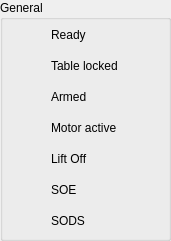
   <widget class="QGroupBox" name="groupBox_7">
    <property name="geometry">
     <rect>
      <x>10</x>
      <y>0</y>
      <width>171</width>
      <height>241</height>
     </rect>
    </property>
    <property name="title">
     <string>General</string>
    </property>
    <widget class="QWidget" name="gridLayoutWidget">
     <property name="geometry">
      <rect>
       <x>9</x>
       <y>20</y>
       <width>151</width>
       <height>220</height>
      </rect>
     </property>
     <layout class="QGridLayout" name="gridLayout">
      <item row="6" column="1">
       <widget class="QLabel" name="label_65">
        <property name="maximumSize">
         <size>
          <width>16777215</width>
          <height>16777215</height>
         </size>
        </property>
        <property name="text">
         <string>SODS</string>
        </property>
       </widget>
      </item>
      <item row="4" column="0">
       <widget class="QLabel" name="loLED">
        <property name="minimumSize">
         <size>
          <width>20</width>
          <height>20</height>
         </size>
        </property>
        <property name="maximumSize">
         <size>
          <width>20</width>
          <height>20</height>
         </size>
        </property>
        <property name="text">
         <string/>
        </property>
        <property name="pixmap">
         <pixmap resource="FireTamer.qrc">:/images/ledoff.png</pixmap>
        </property>
        <property name="scaledContents">
         <bool>true</bool>
        </property>
       </widget>
      </item>
      <item row="2" column="1">
       <widget class="QLabel" name="label_2">
        <property name="maximumSize">
         <size>
          <width>100</width>
          <height>50</height>
         </size>
        </property>
        <property name="text">
         <string>Armed</string>
        </property>
       </widget>
      </item>
      <item row="0" column="1">
       <widget class="QLabel" name="label_4">
        <property name="maximumSize">
         <size>
          <width>100</width>
          <height>16777215</height>
         </size>
        </property>
        <property name="text">
         <string>Ready</string>
        </property>
       </widget>
      </item>
      <item row="0" column="0">
       <widget class="QLabel" name="readyLED">
        <property name="minimumSize">
         <size>
          <width>20</width>
          <height>20</height>
         </size>
        </property>
        <property name="maximumSize">
         <size>
          <width>20</width>
          <height>20</height>
         </size>
        </property>
        <property name="text">
         <string/>
        </property>
        <property name="pixmap">
         <pixmap resource="FireTamer.qrc">:/images/ledoff.png</pixmap>
        </property>
        <property name="scaledContents">
         <bool>true</bool>
        </property>
       </widget>
      </item>
      <item row="1" column="0">
       <widget class="QLabel" name="tableLockedLCD">
        <property name="minimumSize">
         <size>
          <width>20</width>
          <height>20</height>
         </size>
        </property>
        <property name="maximumSize">
         <size>
          <width>20</width>
          <height>20</height>
         </size>
        </property>
        <property name="text">
         <string/>
        </property>
        <property name="pixmap">
         <pixmap resource="FireTamer.qrc">:/images/ledoff.png</pixmap>
        </property>
        <property name="scaledContents">
         <bool>true</bool>
        </property>
       </widget>
      </item>
      <item row="1" column="1">
       <widget class="QLabel" name="label">
        <property name="maximumSize">
         <size>
          <width>100</width>
          <height>16777215</height>
         </size>
        </property>
        <property name="text">
         <string>Table locked</string>
        </property>
       </widget>
      </item>
      <item row="2" column="0">
       <widget class="QLabel" name="armedModeLED">
        <property name="minimumSize">
         <size>
          <width>20</width>
          <height>20</height>
         </size>
        </property>
        <property name="maximumSize">
         <size>
          <width>20</width>
          <height>20</height>
         </size>
        </property>
        <property name="text">
         <string/>
        </property>
        <property name="pixmap">
         <pixmap resource="FireTamer.qrc">:/images/ledoff.png</pixmap>
        </property>
        <property name="scaledContents">
         <bool>true</bool>
        </property>
       </widget>
      </item>
      <item row="3" column="1">
       <widget class="QLabel" name="label_63">
        <property name="maximumSize">
         <size>
          <width>16777215</width>
          <height>16777215</height>
         </size>
        </property>
        <property name="text">
         <string>Motor active</string>
        </property>
       </widget>
      </item>
      <item row="6" column="0">
       <widget class="QLabel" name="sodsLED">
        <property name="minimumSize">
         <size>
          <width>20</width>
          <height>20</height>
         </size>
        </property>
        <property name="maximumSize">
         <size>
          <width>20</width>
          <height>20</height>
         </size>
        </property>
        <property name="text">
         <string/>
        </property>
        <property name="pixmap">
         <pixmap resource="FireTamer.qrc">:/images/ledoff.png</pixmap>
        </property>
        <property name="scaledContents">
         <bool>true</bool>
        </property>
       </widget>
      </item>
      <item row="5" column="1">
       <widget class="QLabel" name="label_66">
        <property name="maximumSize">
         <size>
          <width>16777215</width>
          <height>16777215</height>
         </size>
        </property>
        <property name="text">
         <string>SOE</string>
        </property>
       </widget>
      </item>
      <item row="3" column="0">
       <widget class="QLabel" name="motorPoweredLED">
        <property name="minimumSize">
         <size>
          <width>20</width>
          <height>20</height>
         </size>
        </property>
        <property name="maximumSize">
         <size>
          <width>20</width>
          <height>20</height>
         </size>
        </property>
        <property name="text">
         <string/>
        </property>
        <property name="pixmap">
         <pixmap resource="FireTamer.qrc">:/images/ledoff.png</pixmap>
        </property>
        <property name="scaledContents">
         <bool>true</bool>
        </property>
       </widget>
      </item>
      <item row="4" column="1">
       <widget class="QLabel" name="label_64">
        <property name="maximumSize">
         <size>
          <width>16777215</width>
          <height>16777215</height>
         </size>
        </property>
        <property name="text">
         <string>Lift Off</string>
        </property>
       </widget>
      </item>
      <item row="5" column="0">
       <widget class="QLabel" name="soeLED">
        <property name="minimumSize">
         <size>
          <width>20</width>
          <height>20</height>
         </size>
        </property>
        <property name="maximumSize">
         <size>
          <width>20</width>
          <height>20</height>
         </size>
        </property>
        <property name="text">
         <string/>
        </property>
        <property name="pixmap">
         <pixmap resource="FireTamer.qrc">:/images/ledoff.png</pixmap>
        </property>
        <property name="scaledContents">
         <bool>true</bool>
        </property>
       </widget>
      </item>
     </layout>
    </widget>
   </widget>
